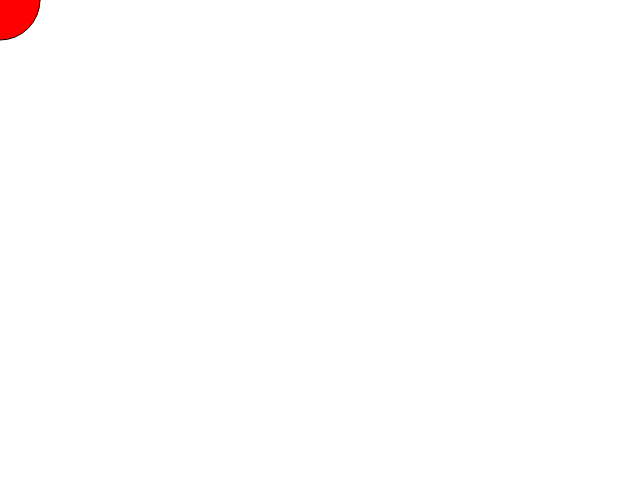
Frame 1 (no input)
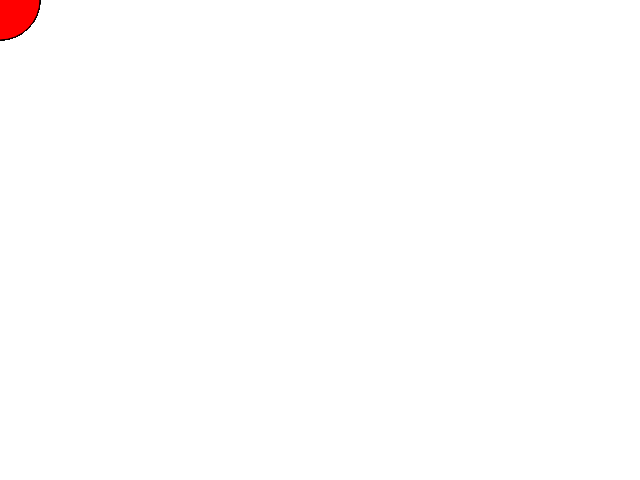
Frame 60 (no input)
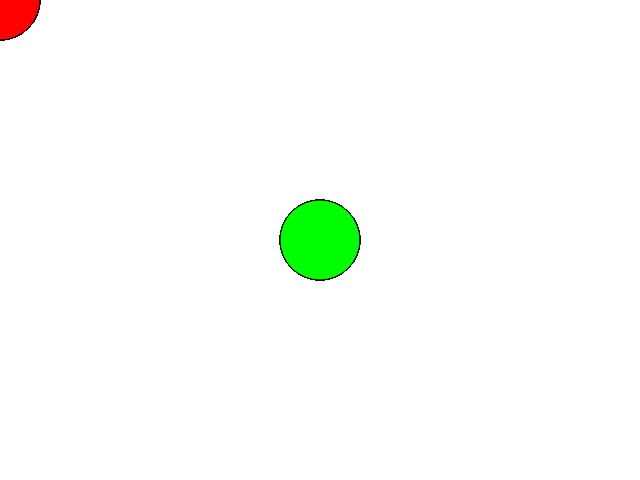
Frame 120 (the mouse pressed at the canvas centre since frame 60)

The p5.js sketch that drew these frames (run headless with seeded random() and noise() and a simulated clock; from frame 60 on, the mouse is pressed at the canvas centre):

// p5.js sketch
// ── sketch.js
function setup() {
  createCanvas (640, 480)
  }

function draw() {
  if (mouseIsPressed) {
    fill (0,255,0);}
    else {
    fill (255,0,0);
  }
ellipse (mouseX, mouseY, 80, 80);
 }
